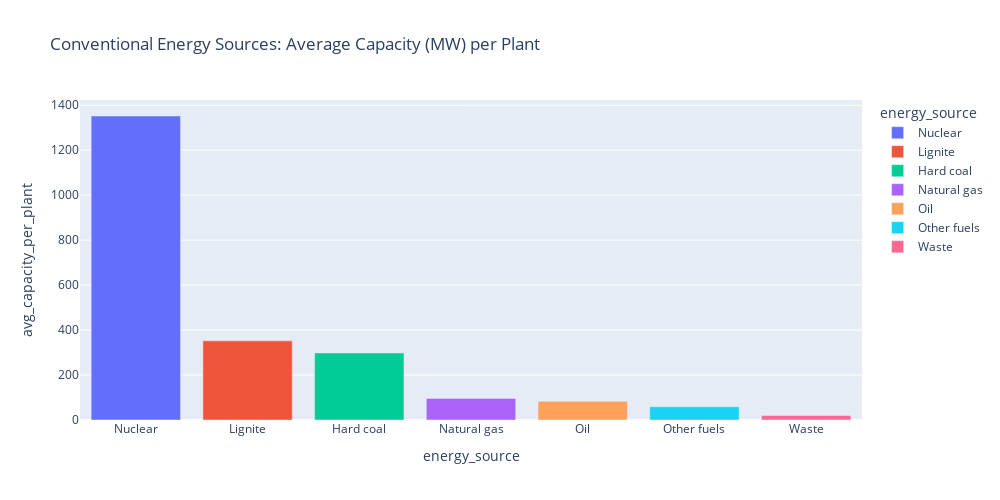

The notebook cell saved with this chart:
### Markdown cell above
#### Bar Chart: Average Capacity (MW) per Conventional Power Plant per Energy Source

### Code cell
# Create a bar chart visualizing the average capacity per power plant per energy source
fig = px.bar(conv_avg_cap_source, x='energy_source', y='avg_capacity_per_plant',
	        color='energy_source',
                 title='Conventional Energy Sources: Average Capacity (MW) per Plant'
                )
fig.update_layout(width=1000, height=500)

show_fig(fig)

### Figure 1 — Plotly figure (JSON) as saved in the notebook; plotly's stock layout.template omitted (floating-point values rounded to 4 significant figures)
{"data": [{"hovertemplate": "energy_source=%{x}<br>avg_capacity_per_plant=%{y}<extra></extra>", "legendgroup": "Nuclear", "marker": {"color": "#636efa", "pattern": {"shape": ""}}, "name": "Nuclear", "orientation": "v", "showlegend": true, "textposition": "auto", "type": "bar", "x": ["Nuclear"], "xaxis": "x", "y": [1352], "yaxis": "y"}, {"hovertemplate": "energy_source=%{x}<br>avg_capacity_per_plant=%{y}<extra></extra>", "legendgroup": "Lignite", "marker": {"color": "#EF553B", "pattern": {"shape": ""}}, "name": "Lignite", "orientation": "v", "showlegend": true, "textposition": "auto", "type": "bar", "x": ["Lignite"], "xaxis": "x", "y": [352], "yaxis": "y"}, {"hovertemplate": "energy_source=%{x}<br>avg_capacity_per_plant=%{y}<extra></extra>", "legendgroup": "Hard coal", "marker": {"color": "#00cc96", "pattern": {"shape": ""}}, "name": "Hard coal", "orientation": "v", "showlegend": true, "textposition": "auto", "type": "bar", "x": ["Hard coal"], "xaxis": "x", "y": [298], "yaxis": "y"}, {"hovertemplate": "energy_source=%{x}<br>avg_capacity_per_plant=%{y}<extra></extra>", "legendgroup": "Natural gas", "marker": {"color": "#ab63fa", "pattern": {"shape": ""}}, "name": "Natural gas", "orientation": "v", "showlegend": true, "textposition": "auto", "type": "bar", "x": ["Natural gas"], "xaxis": "x", "y": [96], "yaxis": "y"}, {"hovertemplate": "energy_source=%{x}<br>avg_capacity_per_plant=%{y}<extra></extra>", "legendgroup": "Oil", "marker": {"color": "#FFA15A", "pattern": {"shape": ""}}, "name": "Oil", "orientation": "v", "showlegend": true, "textposition": "auto", "type": "bar", "x": ["Oil"], "xaxis": "x", "y": [83], "yaxis": "y"}, {"hovertemplate": "energy_source=%{x}<br>avg_capacity_per_plant=%{y}<extra></extra>", "legendgroup": "Other fuels", "marker": {"color": "#19d3f3", "pattern": {"shape": ""}}, "name": "Other fuels", "orientation": "v", "showlegend": true, "textposition": "auto", "type": "bar", "x": ["Other fuels"], "xaxis": "x", "y": [59], "yaxis": "y"}, {"hovertemplate": "energy_source=%{x}<br>avg_capacity_per_plant=%{y}<extra></extra>", "legendgroup": "Waste", "marker": {"color": "#FF6692", "pattern": {"shape": ""}}, "name": "Waste", "orientation": "v", "showlegend": true, "textposition": "auto", "type": "bar", "x": ["Waste"], "xaxis": "x", "y": [20], "yaxis": "y"}], "layout": {"barmode": "relative", "height": 500, "legend": {"title": {"text": "energy_source"}, "tracegroupgap": 0}, "title": {"text": "Conventional Energy Sources: Average Capacity (MW) per Plant"}, "width": 1000, "xaxis": {"anchor": "y", "autorange": true, "categoryarray": ["Nuclear", "Lignite", "Hard coal", "Natural gas", "Oil", "Other fuels", "Waste"], "categoryorder": "array", "domain": [0, 1], "range": [-0.5, 6.5], "title": {"text": "energy_source"}, "type": "category"}, "yaxis": {"anchor": "x", "autorange": true, "domain": [0, 1], "range": [0, 1423.0], "title": {"text": "avg_capacity_per_plant"}, "type": "linear"}}}
